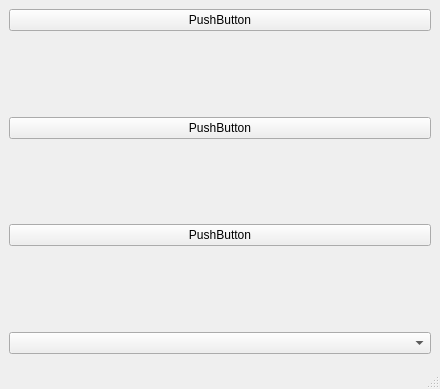
<?xml version="1.0" encoding="UTF-8"?>
<ui version="4.0">
 <class>MainWindow</class>
 <widget class="QMainWindow" name="MainWindow">
  <property name="geometry">
   <rect>
    <x>0</x>
    <y>0</y>
    <width>440</width>
    <height>389</height>
   </rect>
  </property>
  <property name="maximumSize">
   <size>
    <width>500</width>
    <height>500</height>
   </size>
  </property>
  <property name="windowTitle">
   <string>MainWindow</string>
  </property>
  <widget class="QWidget" name="centralwidget">
   <layout class="QHBoxLayout" name="horizontalLayout">
    <item>
     <layout class="QGridLayout" name="gridLayout">
      <property name="bottomMargin">
       <number>4</number>
      </property>
      <item row="1" column="0">
       <spacer name="verticalSpacer">
        <property name="orientation">
         <enum>Qt::Vertical</enum>
        </property>
        <property name="sizeHint" stdset="0">
         <size>
          <width>20</width>
          <height>40</height>
         </size>
        </property>
       </spacer>
      </item>
      <item row="3" column="0">
       <spacer name="verticalSpacer_2">
        <property name="orientation">
         <enum>Qt::Vertical</enum>
        </property>
        <property name="sizeHint" stdset="0">
         <size>
          <width>20</width>
          <height>40</height>
         </size>
        </property>
       </spacer>
      </item>
      <item row="4" column="0">
       <widget class="QPushButton" name="pushButton_3">
        <property name="text">
         <string>PushButton</string>
        </property>
       </widget>
      </item>
      <item row="0" column="0">
       <widget class="QPushButton" name="pushButton_4">
        <property name="text">
         <string>PushButton</string>
        </property>
       </widget>
      </item>
      <item row="6" column="0">
       <widget class="QComboBox" name="comboBox"/>
      </item>
      <item row="2" column="0">
       <widget class="QPushButton" name="pushButton_2">
        <property name="text">
         <string>PushButton</string>
        </property>
       </widget>
      </item>
      <item row="5" column="0">
       <spacer name="verticalSpacer_3">
        <property name="orientation">
         <enum>Qt::Vertical</enum>
        </property>
        <property name="sizeHint" stdset="0">
         <size>
          <width>20</width>
          <height>40</height>
         </size>
        </property>
       </spacer>
      </item>
     </layout>
    </item>
   </layout>
  </widget>
  <widget class="QMenuBar" name="menubar">
   <property name="geometry">
    <rect>
     <x>0</x>
     <y>0</y>
     <width>440</width>
     <height>22</height>
    </rect>
   </property>
  </widget>
  <widget class="QStatusBar" name="statusbar"/>
 </widget>
 <resources/>
 <connections/>
</ui>
